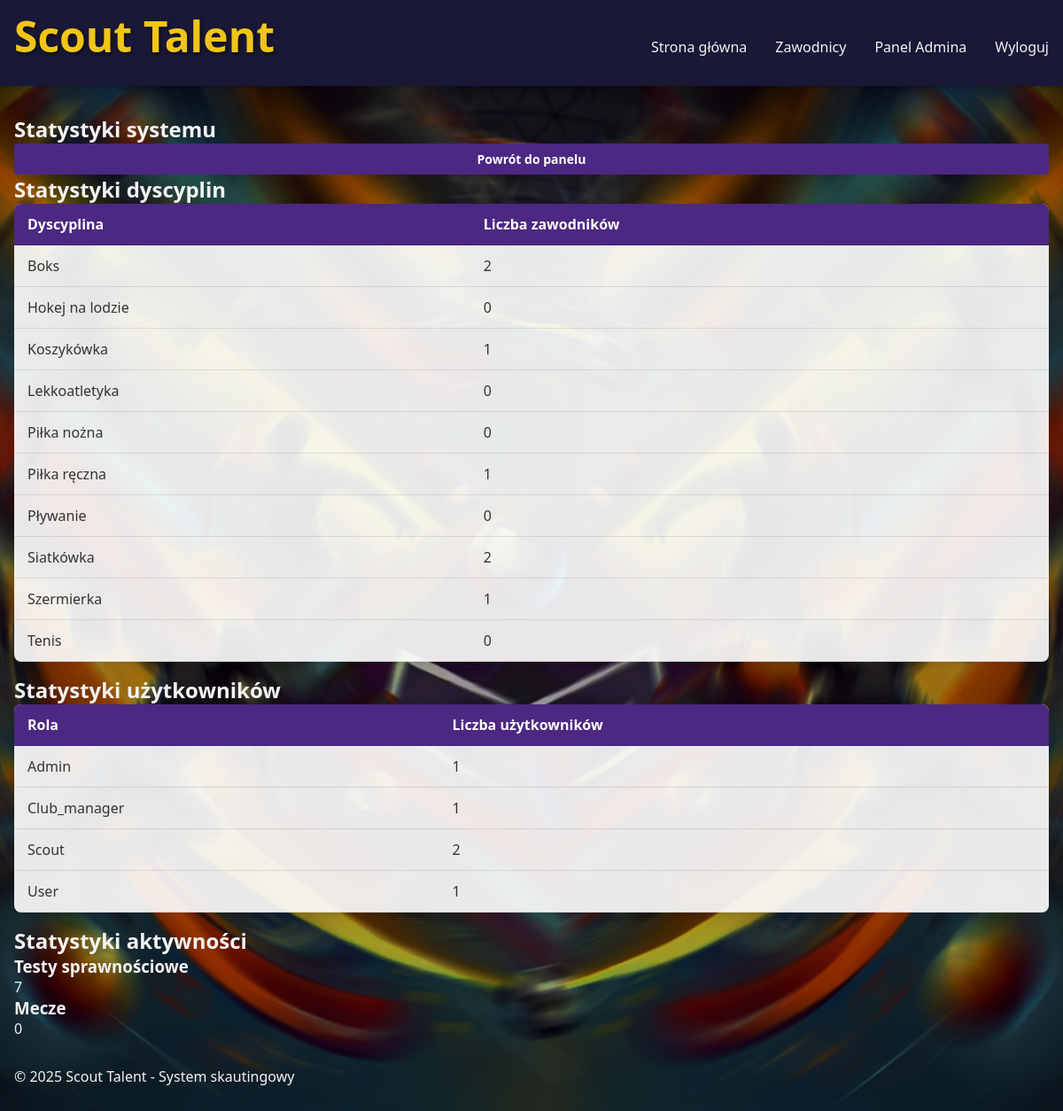
Screenshot of /admin/statistics (signed in) with the database file from the repository.
### app/models.py (models this page shows, shortened)
class Sport(db.Model):
    id = db.Column(db.Integer, primary_key=True)
    name = db.Column(db.String(64), unique=True, nullable=False)
    description = db.Column(db.Text)
    players = db.relationship('Player', backref='sport', lazy='dynamic')

class User(UserMixin, db.Model):
    id = db.Column(db.Integer, primary_key=True)
    username = db.Column(db.String(64), unique=True, nullable=False)
    email = db.Column(db.String(120), unique=True, nullable=False)
    password_hash = db.Column(db.String(128))
    role = db.Column(db.String(20), default='user')  # user, scout, club_manager, admin
    profile_picture = db.Column(db.String(200), nullable=True)  # Path to profile picture file
    status = db.Column(db.String(20), default='amateur')  # pro/amateur
    players = db.relationship('Player', backref='scout', lazy='dynamic')
    club_id = db.Column(db.Integer, db.ForeignKey('club.id'), nullable=True)

### app/routes/admin_routes.py (the view)
    def decorated_view(*args, **kwargs):
        if not current_user.is_authenticated or current_user.role != 'admin':
            abort(403)  # Forbidden
        return func(*args, **kwargs)

### app/models.py (called while the page is built)
@login_manager.user_loader
def load_user(id):
    return User.query.get(int(id))

### app/routes/admin_routes.py (called while the page is built)
def admin_required(func):
    def decorated_view(*args, **kwargs):
        if not current_user.is_authenticated or current_user.role != 'admin':
            abort(403)  # Forbidden
        return func(*args, **kwargs)
    decorated_view.__name__ = func.__name__
    return decorated_view

@admin.route('/statistics')
@login_required
@admin_required
def statistics():
    sports_stats = db.session.query(
        Sport.name,
        func.count(Player.id).label('player_count')
    ).outerjoin(Player, Sport.id == Player.sport_id)\
    .group_by(Sport.name)\
    .all()
    role_stats = db.session.query(
        User.role,
        func.count(User.id).label('user_count')
    ).group_by(User.role)\
    .all()
    test_count = PhysicalTest.query.count()
    match_count = Match.query.count()
    return render_template('admin/statistics.html',
                          sports_stats=sports_stats,
                          role_stats=role_stats,
                          test_count=test_count,
                          match_count=match_count)

### app/templates/admin/statistics.html (shortened to what this page needs)
{% extends 'base.html' %}
{% block content %}
<section class="admin-statistics">
    <div class="header-section">
        <h1>Statystyki systemu</h1>
        <a href="{{ url_for('main.home') }}" class="btn btn-secondary">Powrót do panelu</a>
    </div>
    <div class="stats-container">
        <div class="stats-card">
            <h2>Statystyki dyscyplin</h2>
            <div class="stats-table-container">
                <table class="data-table">
                    <thead>
                        <tr>
                            <th>Dyscyplina</th>
                            <th>Liczba zawodników</th>
                        </tr>
                    </thead>
                    <tbody>
                        {% for sport_name, count in sports_stats %}
                        <tr>
                            <td>{{ sport_name }}</td>
                            <td>{{ count }}</td>
                        </tr>
                        {% endfor %}
                    </tbody>
                </table>
            </div>
        </div>
        <div class="stats-card">
            <h2>Statystyki użytkowników</h2>
            <div class="stats-table-container">
                <table class="data-table">
                    <thead>
                        <tr>
                            <th>Rola</th>
                            <th>Liczba użytkowników</th>
                        </tr>
                    </thead>
                    <tbody>
                        {% for role, count in role_stats %}
                        <tr>
                            <td>{{ role|capitalize }}</td>
                            <td>{{ count }}</td>
                        </tr>
                        {% endfor %}
                    </tbody>
                </table>
            </div>
        </div>
        <div class="stats-card">
            <h2>Statystyki aktywności</h2>
            <div class="stats-summary">
                <div class="summary-item">
                    <h3>Testy sprawnościowe</h3>
                    <p class="summary-value">{{ test_count }}</p>
                </div>
                <div class="summary-item">
                    <h3>Mecze</h3>
                    <p class="summary-value">{{ match_count }}</p>
                </div>
            </div>
        </div>
    </div>
</section>
{% endblock %}

### app/static/css/style.css (style rules this page uses)
:root { --primary-color: #4c2882; --secondary-color: #e25822; --accent-color: #f0c518; --background-color: #0a2a4a; --text-color: #f2f2f2; --dark-accent: #1a1837; --light-bg: #f5f7fa; --dark-text: #333333; --card-border: #4c2882; --card-bg: rgba(255, 255, 255, 0.9); --header-bg: rgba(26, 24, 55, 0.9); --header-text: #f0c518; --gradient-primary: linear-gradient(135deg, var(--primary-color), var(--dark-accent)); --gradient-secondary: linear-gradient(45deg, var(--secondary-color), var(--accent-color)); }
* { margin: 0; padding: 0; box-sizing: border-box; font-family: 'Segoe UI', Tahoma, Geneva, Verdana, sans-serif; }
body { background-image: url('../images/background.png'); background-size: cover; background-position: center; color: var(--text-color); min-height: 100vh; }
.btn { width: 100%; padding: 12px; border: none; border-radius: 5px; cursor: pointer; font-size: 1rem; font-weight: bold; transition: all 0.3s ease; }
.data-table { width: 100%; border-collapse: collapse; margin-bottom: 15px; background-color: var(--card-bg); border-radius: 8px; overflow: hidden; box-shadow: 0 2px 8px rgba(0, 0, 0, 0.1); }
.data-table th, .data-table td { padding: 12px 15px; text-align: left; border-bottom: 1px solid rgba(0, 0, 0, 0.1); color: var(--dark-text); }
.data-table th { background-color: var(--primary-color); font-weight: bold; color: white; }
.btn { display: inline-block; padding: 8px 16px; background-color: var(--primary-color); color: white; text-decoration: none; border-radius: 4px; font-size: 14px; transition: all 0.3s ease; border: none; cursor: pointer; text-align: center; }

### rows the page displays
Sport: name "Boks", count "2"
Sport: name "Hokej na lodzie", count "0"
Sport: name "Koszykówka", count "1"
Sport: name "Lekkoatletyka", count "0"
Sport: name "Piłka nożna", count "0"
Sport: name "Piłka ręczna", count "1"
Sport: name "Pływanie", count "0"
Sport: name "Siatkówka", count "2"
Sport: name "Szermierka", count "1"
Sport: name "Tenis", count "0"
User: role "Admin", id "1"
User: role "Club_manager", club "1"
User: role "User", count "1"

### other values shown
{{ role|capitalize }} "Scout"
{{ count }} "2"
{{ test_count }} "7"
{{ match_count }} "0"
